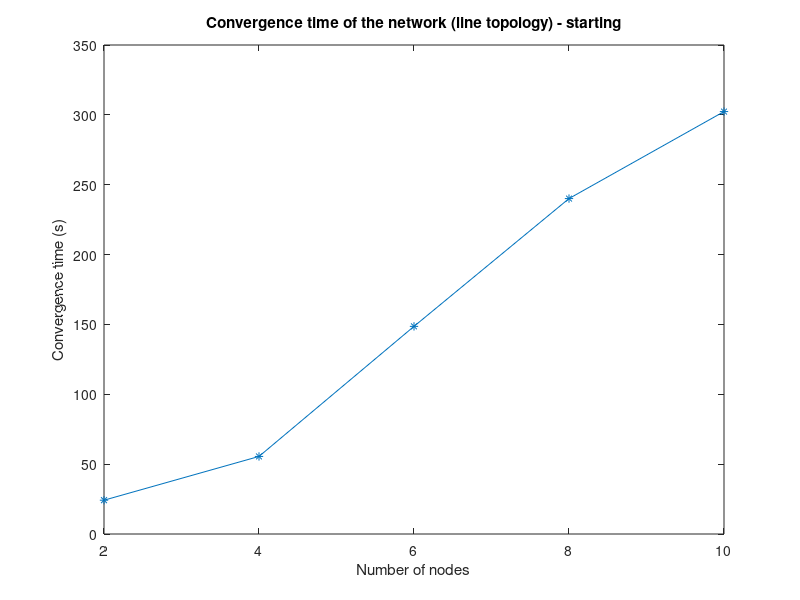
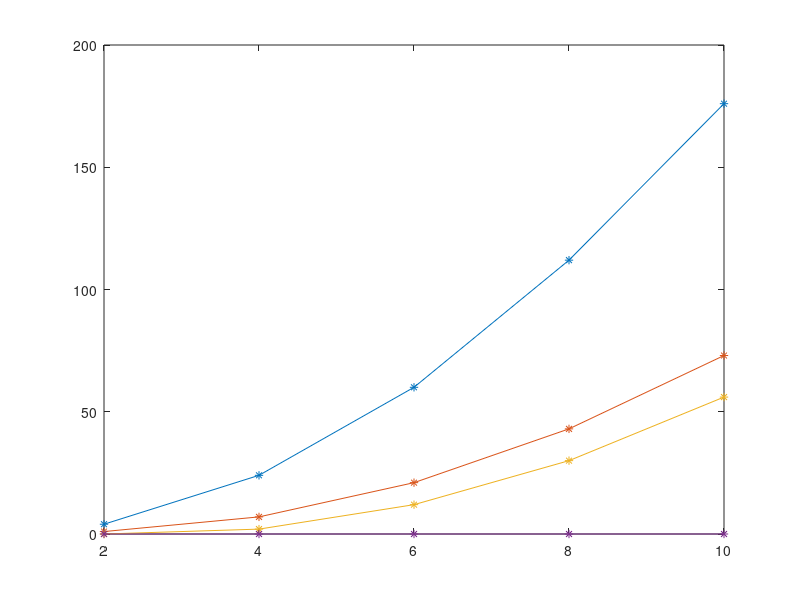

Write the MATLAB code that produced these figures, in order. (Note: this script raises an error after producing the figures.)
close all;

%% data
number_of_note_start = [2 4 6 8 10 ];
time_start = [24189 55518 148615 240081 302352 ];
msg_ip_start = [4, 1, 0, 0 ; 24, 7, 2, 0 ; 60, 21, 12, 0 ; 112, 43, 30, 0 ; 176, 73, 56, 0 ];
msg_nd6_start = [4, 4 ; 19, 18 ; 43, 38 ; 76, 61 ; 113, 86 ];

number_of_note_hour = [2 4 6 8 10 ];
time_hour = [3624216 3655577 3748703 3840201 3902487 ];
msg_ip_hour = [46, 16, 0, 0 ; 156, 70, 32, 0 ; 290, 154, 108, 0 ; 448, 254, 200, 0 ; 626, 370, 308, 0 ];
msg_nd6_hour = [46, 46 ; 121, 120 ; 177, 172 ; 242, 227 ; 311, 284 ];
% enddata

number_of_note = number_of_note_start;

time_dif = time_hour-time_start;
msg_ip_dif = msg_ip_hour-msg_ip_start;
msg_nd6_dif = msg_nd6_hour-msg_nd6_start;


%% Graph Starting
% Timing
figure;
plot(number_of_note, time_start./1000,'*-');
ylabel('Convergence time (s)');
xlabel('Number of nodes');
title('Convergence time of the network (line topology) - starting');

% Msg IP
figure;
plot(number_of_note, msg_ip_start,'*-');
legend('recv','sent','forwarded', 'drop',2);
ylabel('Number of messages');
xlabel('Number of nodes');
title('Number of IP messages (line topology) - starting');

% Msg ND6
figure;
plot(number_of_note, msg_nd6_start,'*-');
legend('recv','sent',2);
ylabel('Number of messages');
xlabel('Number of nodes');
title('Number of ND6 messages (line topology) - starting');


%% Graph 1hour
% Timing
% figure;
% plot(number_of_note, time_dif,'*-');
% ylabel('Convergence time (ms)');
% xlabel('Number of nodes');
% title('Convergence time of the network (line topology) - 1 hour');

% Msg IP
figure;
plot(number_of_note, msg_ip_dif,'*-');
legend('recv','sent','forwarded', 'drop',2);
ylabel('Number of messages');
xlabel('Number of nodes');
title('Number of IP messages (line topology) - 1 hour');

% Msg ND6
figure;
plot(number_of_note, msg_nd6_dif,'*-');
legend('recv','sent',2);
ylabel('Number of messages');
xlabel('Number of nodes');
title('Number of ND6 messages (line topology) - 1 hour');

%% Graph All
% Timing
% figure;
% plot(number_of_note, time_hour,'*-');
% ylabel('Convergence time (ms)');
% xlabel('Number of nodes');
% title('Convergence time of the network (line topology) - All');

% Msg IP
figure;
plot(number_of_note, msg_ip_hour,'*-');
legend('recv','sent','forwarded', 'drop',2);
ylabel('Number of messages');
xlabel('Number of nodes');
title('Number of IP messages (line topology) - All');

% Msg ND6
figure;
plot(number_of_note, msg_nd6_hour,'*-');
legend('recv','sent',2);
ylabel('Number of messages');
xlabel('Number of nodes');
title('Number of ND6 messages (line topology) - All');
